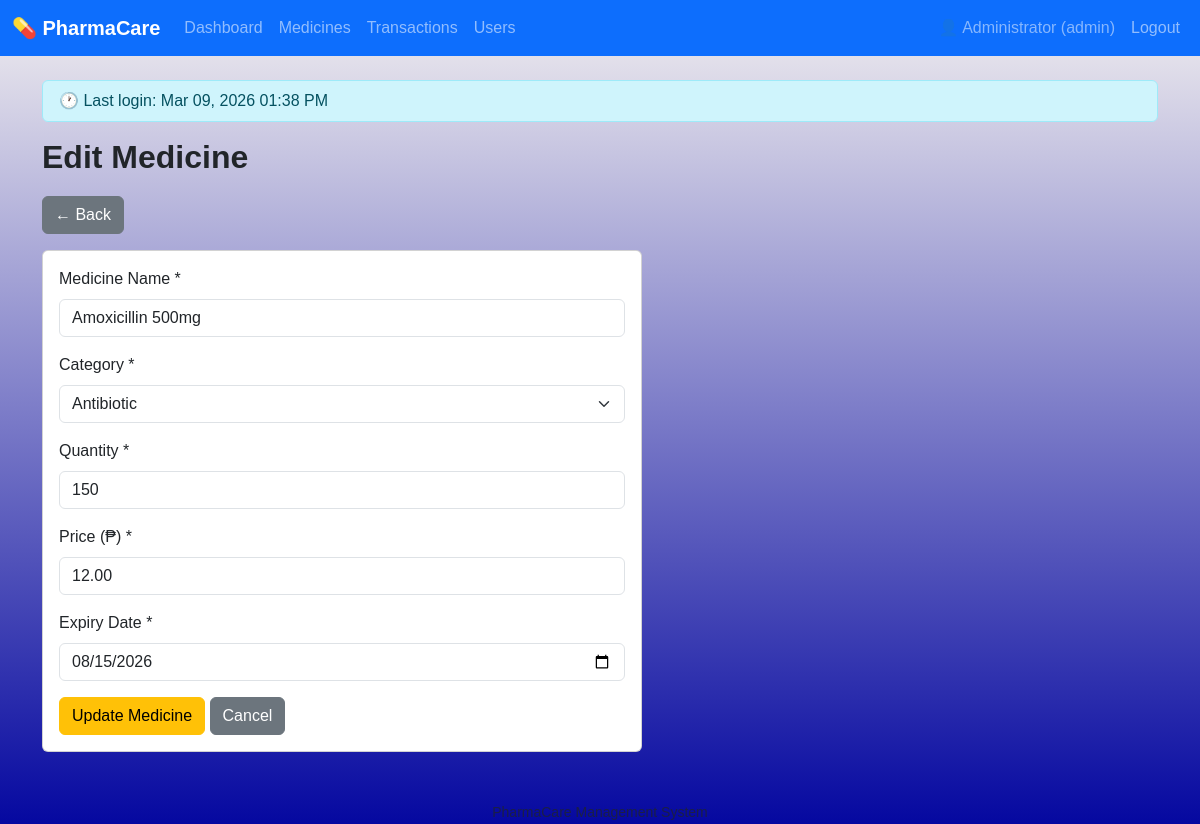
The app's page /edit_medicine.php?id=2 (signed in) with its own data.
### tables this page shows
CREATE TABLE medicines (
    id            INT AUTO_INCREMENT PRIMARY KEY,
    medicine_name VARCHAR(150) NOT NULL,
    category      VARCHAR(100) NOT NULL,
    quantity      INT          NOT NULL DEFAULT 0,
    price         DECIMAL(10,2) NOT NULL DEFAULT 0.00,
    expiry_date   DATE         NOT NULL,
    created_at    TIMESTAMP DEFAULT CURRENT_TIMESTAMP
);

### db.php (called while the page is built, shortened)
<?php
function clean($str) {
    return htmlspecialchars($str, ENT_QUOTES, 'UTF-8');
}
?>

### edit_medicine.php (the view, shortened to what this page needs)
<?php
require_once 'db.php';
$pdo   = connect();
$id = intval($_GET['id'] ?? 0);
$stmt = $pdo->prepare("SELECT * FROM medicines WHERE id = ?");
$stmt->execute([$id]);
$med = $stmt->fetch();
include 'header.php';
?>
<h2>Edit Medicine</h2>
<a href="medicines.php" class="btn btn-secondary mb-3">← Back</a>
<div class="card form-box">
    <div class="card-body">
        <form method="POST">
            <div class="mb-3">
                <label class="form-label">Medicine Name *</label>
                <input type="text" name="medicine_name" class="form-control"
                       value="<?= clean($med['medicine_name']) ?>" required>
            </div>
            <div class="mb-3">
                <label class="form-label">Category *</label>
                <select name="category" class="form-select" required>
                    <?php
                    $cats = ['Analgesic','Antibiotic','Antihypertensive','Antidiabetic','Antihistamine','Antacid','Supplement','Other'];
                    foreach ($cats as $c): ?>
                        <option value="<?= $c ?>" <?= $med['category'] === $c ? 'selected' : '' ?>><?= $c ?></option>
                    <?php endforeach; ?>
                </select>
            </div>
            <div class="mb-3">
                <label class="form-label">Quantity *</label>
                <input type="number" name="quantity" class="form-control"
                       value="<?= $med['quantity'] ?>" min="0" required>
            </div>
            <div class="mb-3">
                <label class="form-label">Price (₱) *</label>
                <input type="number" name="price" class="form-control"
                       value="<?= $med['price'] ?>" min="0" step="0.01" required>
            </div>
            <div class="mb-3">
                <label class="form-label">Expiry Date *</label>
                <input type="date" name="expiry_date" class="form-control"
                       value="<?= clean($med['expiry_date']) ?>" required>
            </div>
            <button type="submit" class="btn btn-warning">Update Medicine</button>
            <a href="medicines.php" class="btn btn-secondary">Cancel</a>
        </form>
    </div>
</div>
<?php include 'footer.php'; ?>

### style.css (style rules this page uses)
body { background: linear-gradient( #f3f0f0, #0508a0); background-attachment: fixed; font-family: Arial, sans-serif; margin: 0; height: 100vh; }
h2 { margin-bottom: 20px; font-weight: bold; }
.form-box { max-width: 600px; }

### records on screen
medicines: medicine_name "Amoxicillin 500mg", category "Antibiotic", quantity "150", price "12.00", expiry_date "08/15/2026"

### other values on screen
$_SESSION['full_name'] "Administrator"
$_SESSION['role'] "admin"
$_COOKIE['last_login'] "Mar 09, 2026 01:38 PM"
